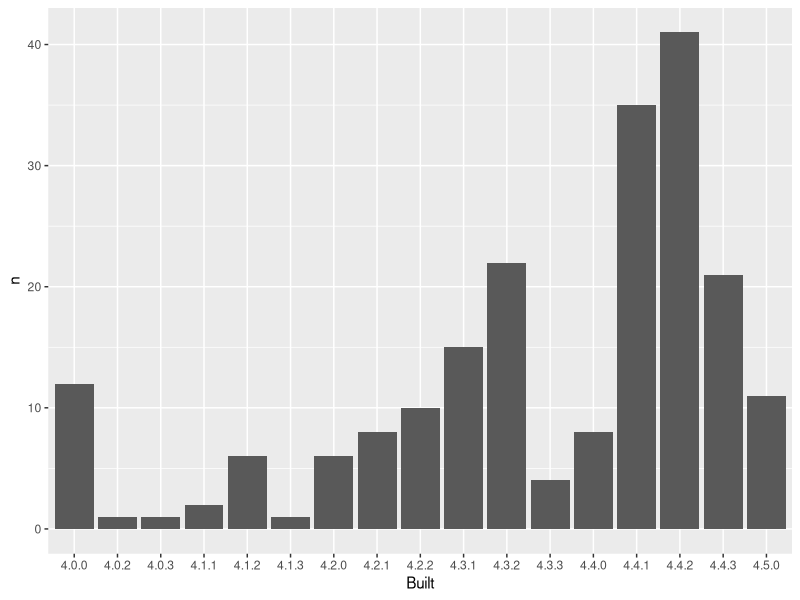

Write the R code that produced this figure.
#' ---
#' output: github_document
#' ---


library(tidyverse)

## create a data frame of your installed packages
## hint: installed.packages() is the function you need
pkgs <- as_tibble(installed.packages())

## filter out the base and recommended packages
## keep the variables Package and Built
## if you use dplyr, code like this will work:
apt <- pkgs %>%
  dplyr::filter(is.na(Priority)) %>%
  dplyr::select(Package, Built)

apt_freqtable <- apt %>%
  dplyr::count(Built) %>%
  dplyr::mutate(prop = n / sum(n))


ggplot2::ggplot(apt_freqtable, aes(x = Built, y = n)) +
  geom_col()
